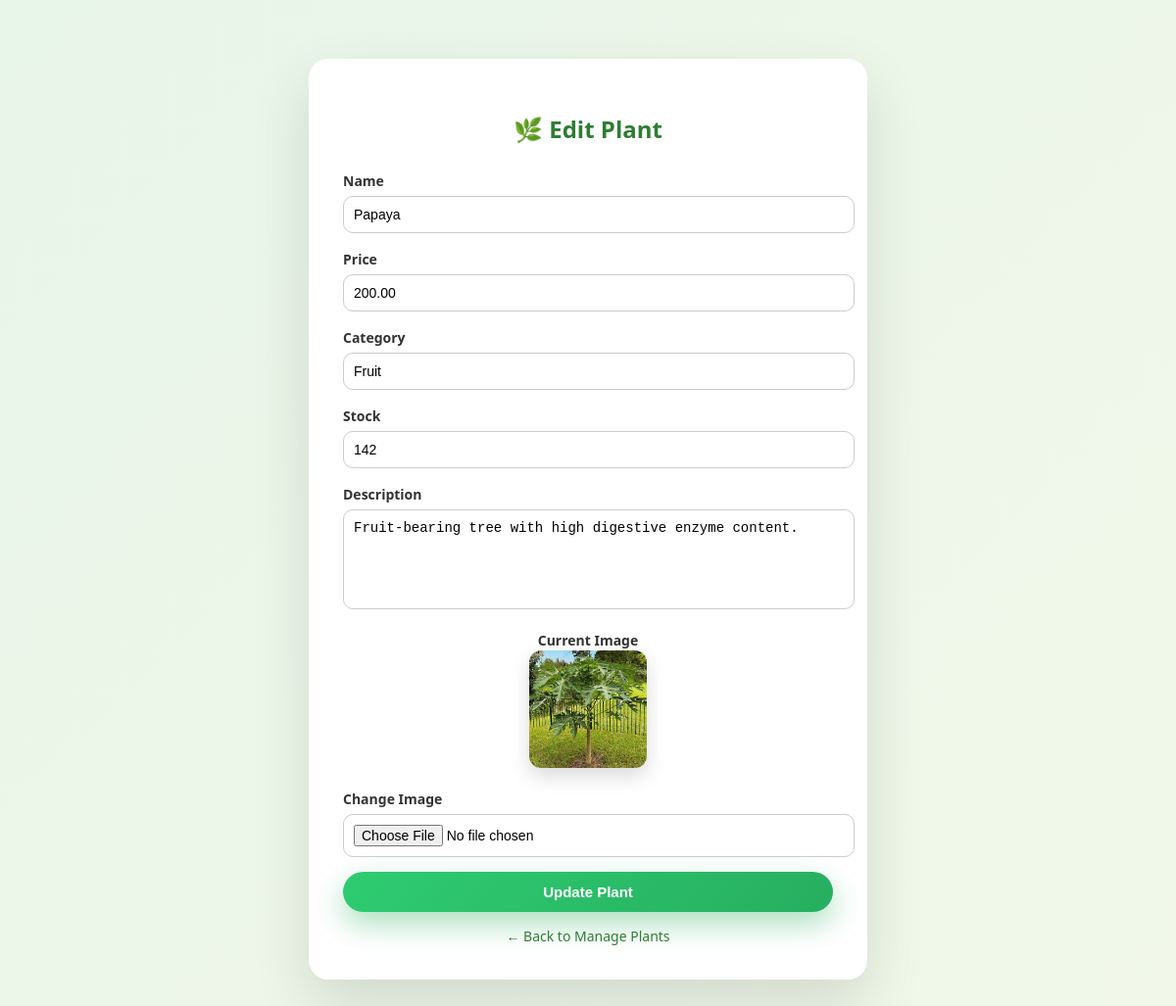
/admin_edit_plant.php?id=103 (signed in), run on the app's committed database.
### tables this page shows
CREATE TABLE `plants` (
  `id` int(11) NOT NULL,
  `name` varchar(100) NOT NULL,
  `description` text DEFAULT NULL,
  `price` decimal(10,2) NOT NULL,
  `image` varchar(255) DEFAULT NULL,
  `category` varchar(100) DEFAULT NULL,
  `stock` int(11) NOT NULL DEFAULT 0,
  `added_on` timestamp NULL DEFAULT current_timestamp()
);

### admin_edit_plant.php (the view, shortened to what this page needs)
<?php
include 'admin_db_connection.php';
$id = intval($_GET['id']);
$result = mysqli_query($conn, "SELECT * FROM plants WHERE id=$id");
$plant = mysqli_fetch_assoc($result);
?>
<!DOCTYPE html>
<html>
<head>
</head>
<body>
<div class="container">
<h2>🌿 Edit Plant</h2>
<form method="POST" enctype="multipart/form-data">
<label>Name</label>
<input type="text" name="name" value="<?= $plant['name'] ?>" required>
<label>Price</label>
<input type="number" step="0.01" name="price" value="<?= $plant['price'] ?>" required>
<label>Category</label>
<input type="text" name="category" value="<?= $plant['category'] ?>" required>
<label>Stock</label>
<input type="number" name="stock" value="<?= $plant['stock'] ?>" required>
<label>Description</label>
<textarea name="description"><?= $plant['description'] ?></textarea>
<div class="current-image">
    <label>Current Image</label><br>
    <img src="<?= $plant['image'] ?>">
</div>
<label>Change Image</label>
<input type="file" name="image">
<button type="submit" name="update_plant">Update Plant</button>
</form>
<a href="admin_manage_plants.php" class="back-link">← Back to Manage Plants</a>
</div>
</body>
</html>

### admin_edit_plant.php (style rules this page uses)
body { font-family: 'Segoe UI', sans-serif; background: linear-gradient(135deg, #e8f5e9, #f1f8e9); margin: 0; }
.container { width: 500px; margin: 60px auto; background: white; padding: 35px; border-radius: 20px; box-shadow: 0 25px 60px rgba(0,0,0,0.12); }
h2 { text-align: center; color: #2e7d32; margin-bottom: 25px; }
label { font-weight: 600; font-size: 14px; color: #333; }
input, textarea { width: 100%; padding: 10px; margin-top: 5px; margin-bottom: 15px; border-radius: 10px; border: 1px solid #ccc; font-size: 14px; }
textarea { resize: none; height: 80px; }
.current-image { text-align: center; margin-bottom: 15px; }
.current-image img { width: 120px; border-radius: 12px; box-shadow: 0 8px 20px rgba(0,0,0,0.15); }
button { width: 100%; padding: 12px; background: linear-gradient(135deg, #2ecc71, #27ae60); color: white; border: none; border-radius: 30px; font-weight: bold; cursor: pointer; font-size: 15px; box-shadow: 0 12px 30px rgba(39,174,96,0.4); transition: 0.3s; }
.back-link { display: block; text-align: center; margin-top: 15px; color: #2e7d32; text-decoration: none; font-size: 14px; }

### data on the page
plants: name "Papaya", price "200.00", category "Fruit", stock "142", description "Fruit-bearing tree with high digestive enzyme content.", image (picture)
